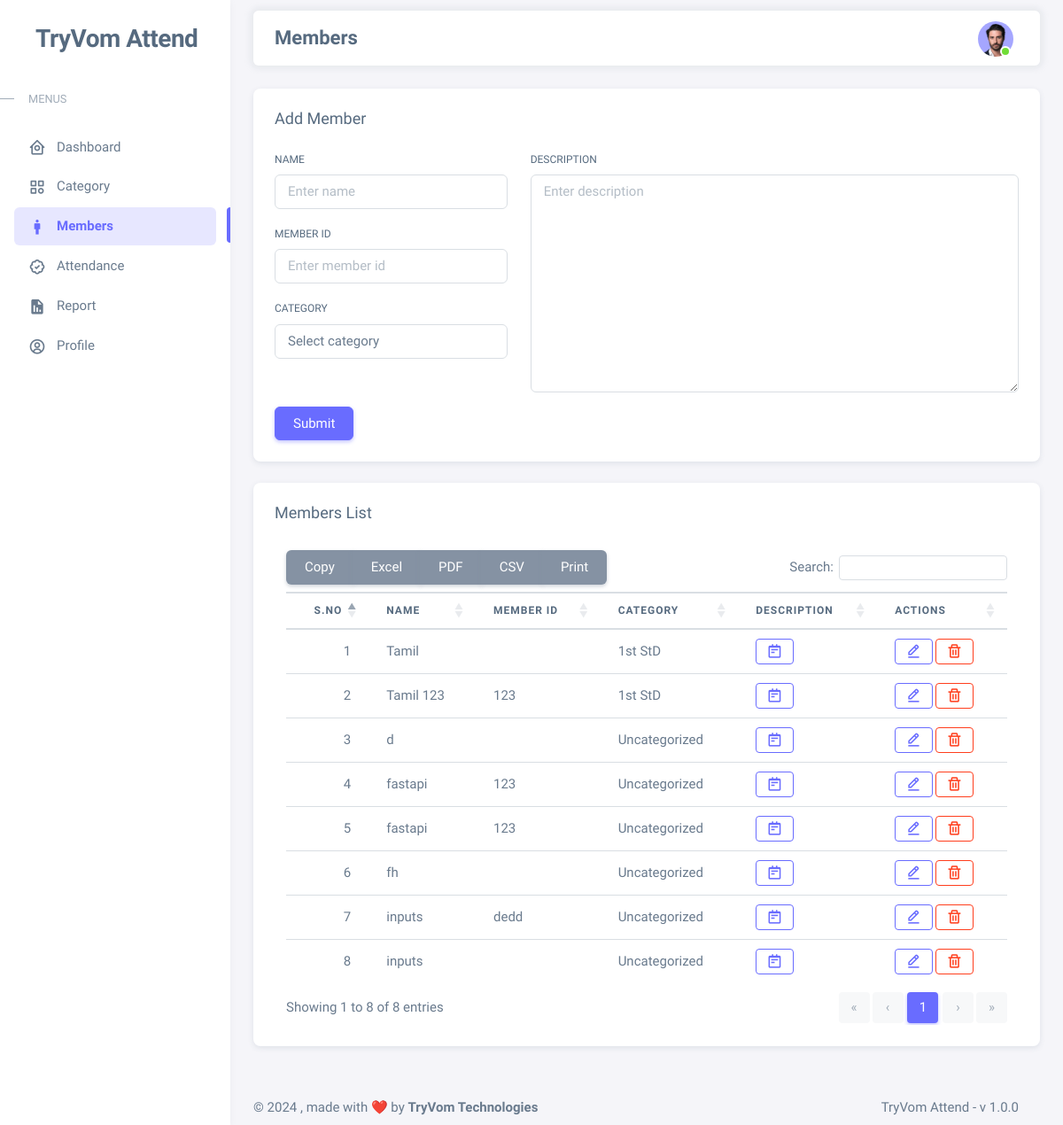
Screenshot of /members/ (signed in) with the database file from the repository.
### app/models/category_models.py (models this page shows)
class Category(models.Model):
    category = models.CharField(max_length=100)
    created_at = models.DateTimeField(auto_now_add=True)
    updated_at = models.DateTimeField(auto_now=True)
    def __str__(self):
        return self.category

### app/models/member_models.py (models this page shows, shortened)
class Member(models.Model):
    name = models.CharField(max_length=100)
    member_id = models.CharField(max_length=100)
    description = models.TextField()
    category = models.ForeignKey(
        Category, on_delete=models.SET_NULL, null=True,)
    created_at = models.DateTimeField(auto_now_add=True)
    updated_at = models.DateTimeField(auto_now=True)

### app/views/member_views.py (the view)
# urls.py: path('', member_views.members, name='members'),
def members(request):
    form = Member_add_form()
    members = Member.objects.all().order_by('name')
    data = {
        'menus': menus,
        'form': form,
        'members': members
    }
    return render(request, 'members/members.html', data)

### app/forms/member_form.py
class Member_add_form(forms.Form):
    name = forms.CharField(
        max_length=150,
        widget=forms.TextInput(
            attrs={
                'class': 'form-control',
                'placeholder': 'Enter name'
            }
        )
    )
    member_id = forms.CharField(
        max_length=150,
        required=False,
        widget=forms.TextInput(
            attrs={
                'class': 'form-control',
                'placeholder': 'Enter member id'
            }
        )
    )
    category = forms.ModelChoiceField(
        queryset=Category.objects.all(),
        required=False,
        empty_label='Select category',
        widget=forms.Select(
            attrs={
                'class': 'form-control',
                'placeholder': 'Select category'
            }
        )
    )
    description = forms.CharField(
        required=False,
        widget=forms.Textarea(
            attrs={
                'class': 'form-control',
                'placeholder': 'Enter description',
                'id': 'ckeditor'
            }
        )
    )

### app/templates/members/members.html (shortened to what this page needs)
{% extends 'layouts/app.html' %}
{% load static %}
{% block breadcrumb %}
Members
{% endblock breadcrumb %}
{% block content%}
<div class="container-xxl flex-grow-1 container-p-y">
    <div class="row">
        <div class="col-md-12">
            <div class="card mb-4">
                <div class="card-header d-flex justify-content-between align-items-center">
                    <h5 class="mb-0">Add Member</h5>
                </div>
                <div class="card-body">
                    <form action="{% url 'members.add_member_submit' %}" method="POST">
                        <div class="row">
                            <div class="col-md-4">
                                <div class="mb-3">
                                    <label class="form-label">Name </label>
                                    {{ form.name }}
                                </div>
                                <div class="mb-3">
                                    <label class="form-label">Member ID </label>
                                    {{ form.member_id }}
                                </div>
                                <div class="mb-3">
                                    <label class="form-label">Category </label>
                                    {{ form.category }}
                                </div>
                            </div>
                            <div class="col-md-8">
                                <div class="mb-3">
                                    <label class="form-label">Description </label>
                                    {{ form.description }}
                                </div>
                            </div>
                        </div>
                        <button type="submit" class="btn btn-primary">Submit</button>
                    </form>
                </div>
            </div>
        </div>
        <div class="col-md-12">
            <div class="card mb-4">
                <div class="card-header d-flex justify-content-between align-items-center">
                    <h5 class="mb-0">Members List</h5>
                </div>
                <div class="card-body table-border-style">
                    <div class="table-responsive text-nowrap">
                        <table class="table" id="example">
                            <thead>
                                <tr>
                                    <th>S.NO</th>
                                    <th>Name</th>
                                    <th>Member ID</th>
                                    <th>Category</th>
                                    <th>Description</th>
                                    <th>Actions</th>
                                </tr>
                            </thead>
                            <tbody class="table-border-bottom-0">
                                {% for member in members %}
                                <tr>
                                    <td>{{ forloop.counter }}</td>
                                    <td>{{member.name}}</td>
                                    <td>{{member.member_id}}</td>
                                    <td>{% if member.category is not None %}
                                        {{member.category}}
                                        {% else %}
                                        Uncategorized
                                        {% endif %}
                                    </td>
                                    <td>
                                        <a href="{%url 'members.view_member_description' member.id %}"
                                            class="btn btn-outline-primary btn-sm" title="Description"><i
                                                class="bx bx-notepad"></i></a>
                                    </td>
                                    <td>
                                        <a href="{%url 'members.edit_member' member.id %}"
                                            class="btn btn-outline-primary btn-sm" title="Edit"><i
                                                class="bx bx-edit-alt"></i></a>
                                        <button type="submit" form="edit_form{{ member.id }}"
                                            class="btn btn-outline-danger btn-sm" title="Delete"><i
                                                class="bx bx-trash"></i></button>
                                    </td>
                                </tr>
                                {% endfor %}
                            </tbody>
                        </table>
                    </div>
                </div>
            </div>
        </div>
    </div>
</div>
{% endblock %}

### rows the page displays
Category: category "Select category"
Member: name "Tamil", category "1st StD"
Member: name "Tamil 123", member_id "123", category "1st StD"
Member: name "d", shows "Uncategorized"
Member: name "fastapi", member_id "123", shows "Uncategorized"
Member: name "fastapi", member_id "123", shows "Uncategorized"
Member: name "fh", shows "Uncategorized"
Member: name "inputs", member_id "dedd", shows "Uncategorized"
Member: name "inputs", shows "Uncategorized"

### other values shown
{{ menu.name }} "Dashboard" "Category" "Members" "Attendance" "Report" "Profile"
